Frame 1 (no input): blank canvas, image omitted
Frame 60 (the mouse pressed at the canvas centre just before this capture): blank canvas, image omitted
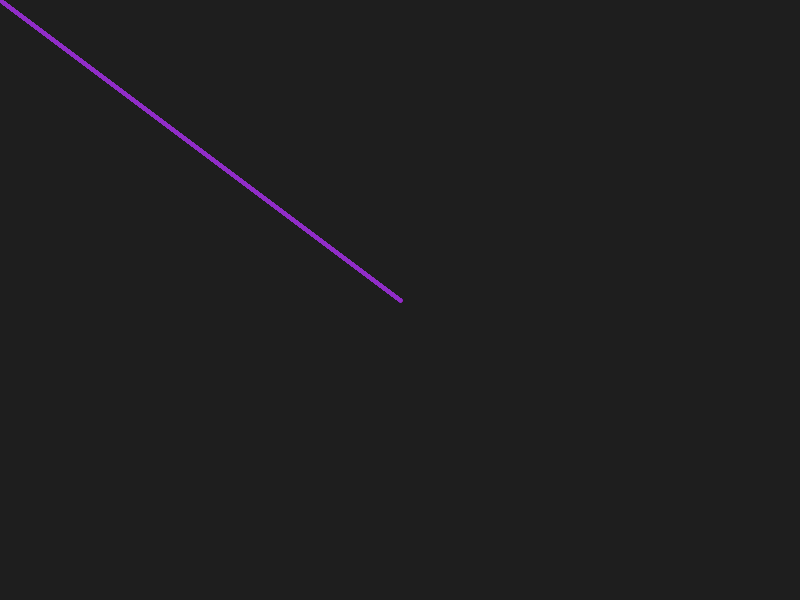
Frame 120 (the mouse held since frame 60 and released just before this capture)

The Processing sketch whose frames 1 and 60 were blank and that drew this single picture after the mouse press (run headless with seeded random() and noise(); from frame 60 on, the mouse is pressed at the canvas centre):

// Processing sketch: processingExample
// ── processingExample.pde
/*
  Guided Tour Example
  
  Example demonstrating Processing an comparing
  it to openFrameworks, Cinder, and processing.py.
  
  Written by Becky Stewart
  April 2012
  becky@codasign.com
*/

int bg = 30;

void setup() {
  // set up window
  size(800, 600); 
  // set background color
  background(bg);
}

void draw() {
  // set color of stroke
  stroke(mouseX%255, mouseY%255, 200);
  // draw line between (0,0) and mouse
  line(0, 0, mouseX, mouseY);
}

void mousePressed() {
  // change stroke thickness when mouse button is pressed
  strokeWeight(float(mouseY)/height*7);
}

void keyPressed() {
  // clear the screen
  if (key == 'c') {
    background(bg);
  }
}
